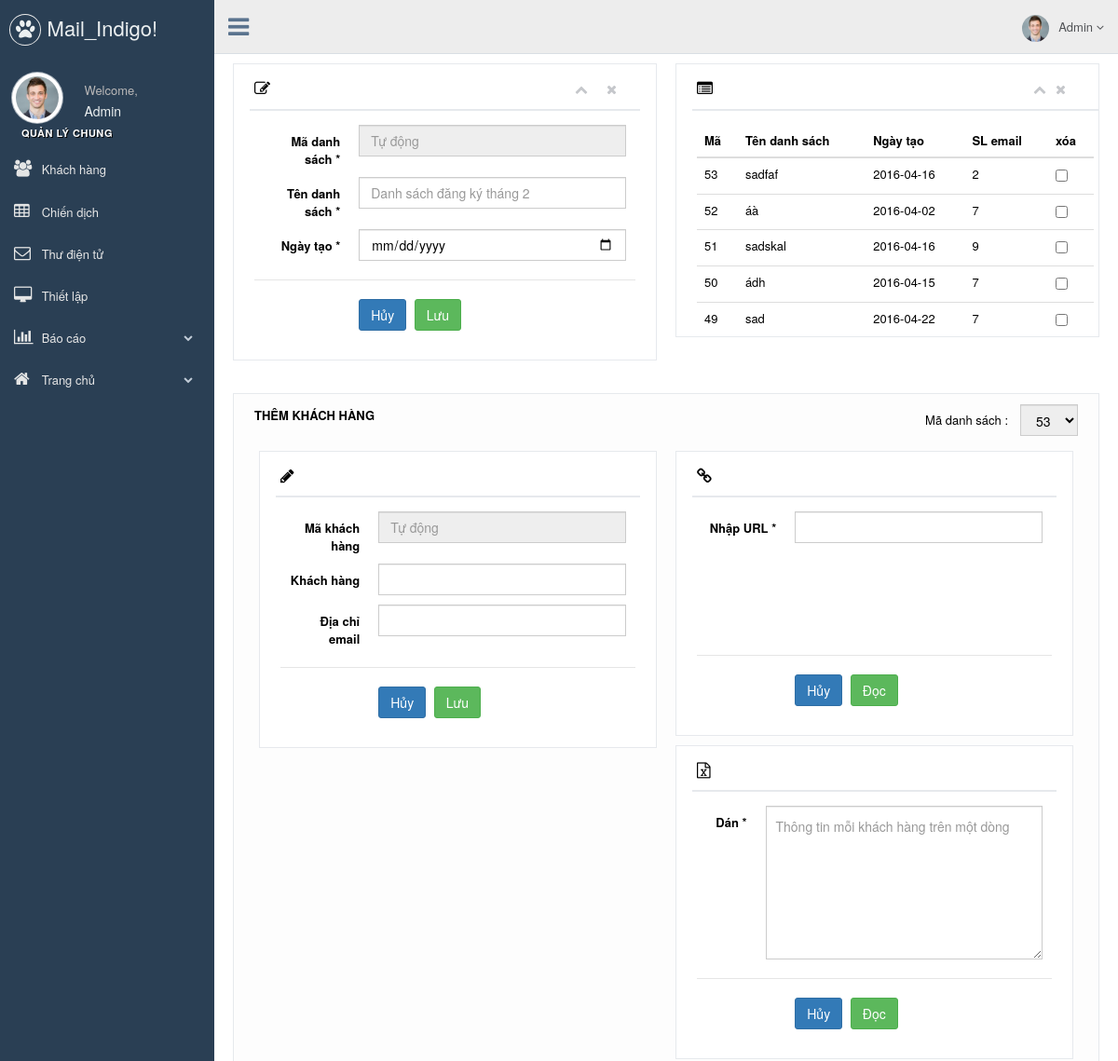
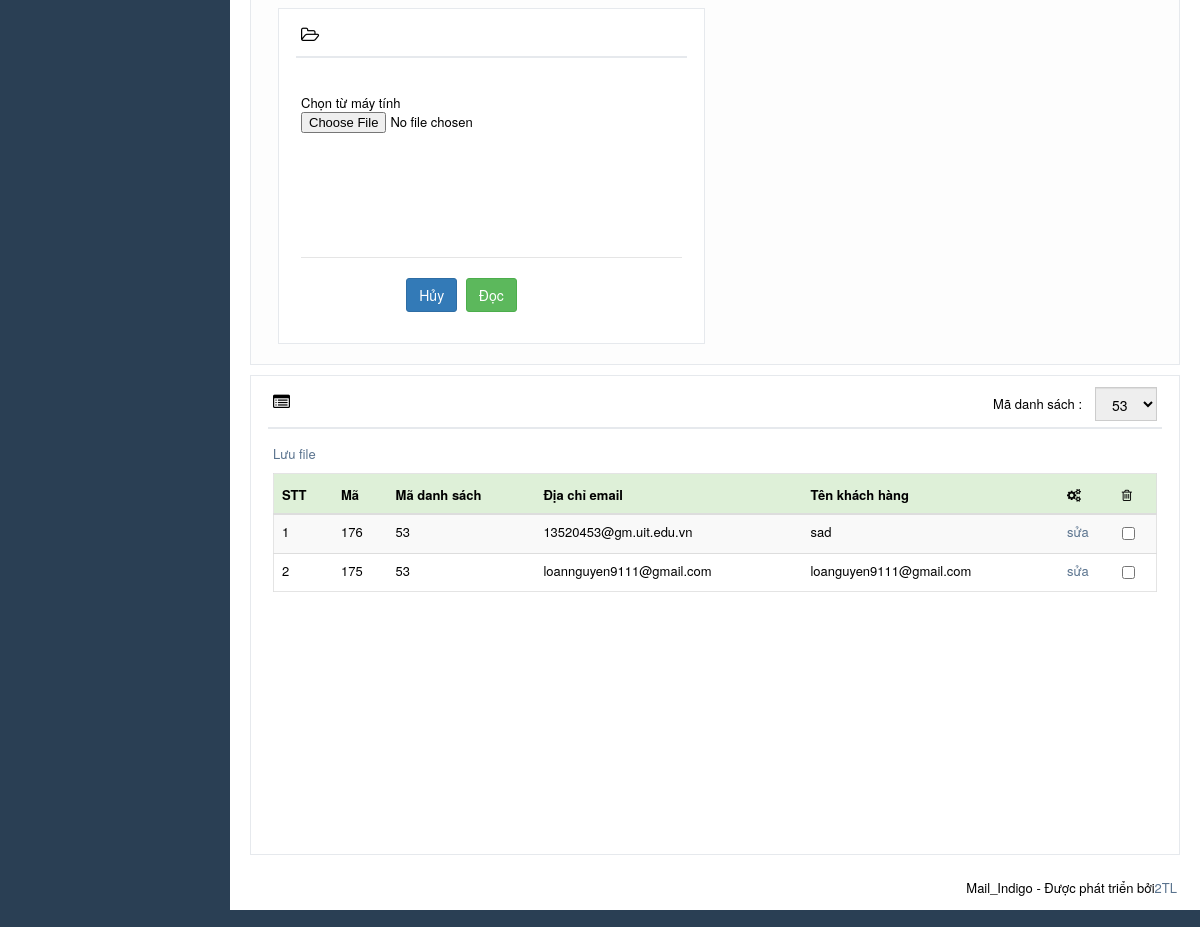
/index.php/khachhang_controllers/load, run on the app's committed database (2 pictures, top to bottom).
### tables this page shows
CREATE TABLE `loaidanhsach` (
  `maLoai` int(11) NOT NULL,
  `tenloai` varchar(300) NOT NULL,
  `ngayTao` varchar(20) NOT NULL
);

CREATE TABLE `khachhang` (
  `maKhachHang` int(11) NOT NULL,
  `maLoaiKhachHang` int(11) NOT NULL,
  `tenKhachHang` varchar(70) DEFAULT NULL,
  `email` varchar(70) NOT NULL
);

### application/views/admin/customer_views.php (the view, shortened to what the rows shown need)
<!DOCTYPE html>
<html lang="en">
    <head>
    </head>
    <body class="nav-md">
        <div class="container body">
            <div class="main_container">
                <div class="bar_left_top">
                </div>
                <div class="right_col" role="main">
                    <div class="contet_main">
                        <div class="row">
                            <div class="col-md-6 col-sm-6 col-xs-12">
                                <div class="x_panel">
                                    <div class="x_title">
                                        <h2><i class="fa fa-pencil-square-o"></i><small> Tạo mới</small></h2>
                                    </div>
                                </div>
                            </div>
                            <div class="col-md-6 col-sm-6 col-xs-12">
                                <div class="x_panel" style="padding-right: 0;">
                                    <div class="x_title">
                                        <h2><i class="fa fa-list-alt"></i><small> Danh sách</small></h2>
                                    </div>
                                    <div class="x_content" style="overflow-x: hidden;height: 217px;">
                                        <table class="table table-hover">
                                            <thead>
                                                <tr>
                                                    <th>Mã</th>
                                                    <th>Tên danh sách</th>
                                                    <th>Ngày tạo</th>
                                                    <th>SL email</th>
                                                    <th>xóa</th>
                                                </tr>
                                            </thead>
                                            <tbody>
                                                <?php foreach ($ds1 as $r): ?>
                                                    <tr>
                                                        <td><?php echo $r['maLoai']; ?></td>
                                                        <td><?php echo $r['tenloai']; ?></td>
                                                        <td><?php echo $r['ngayTao']; ?></td>
                                                        <td><?php echo $r['num']; ?></td>
                                                        <td><input type="checkbox" class="xoaDanhSach" name="<?php echo $r['maLoai']; ?>" id="<?php echo $r['num']; ?>"></td>
                                                    </tr>
                                                <?php endforeach ?>
                                            </tbody>
                                        </table>
                                    </div>
                                </div>
                            </div>
                            <div class="col-md-12 col-sm-12 col-xs-12">
                                <div class="x_panel" style="margin-top: 25px; background-color: rgba(247, 247, 247, 0.31)">
                                    <div class="x_title" style="border-bottom:none">
                                        <h2 style="font-size:13px; font-weight:bold;overflow: inherit">THÊM KHÁCH HÀNG</h2>
                                    </div>
                                    <div class="col-md-6 col-sm-6 col-xs-12">
                                        <div class="x_panel">
                                            <div class="x_title">
                                                <h2><i class="fa fa-pencil"></i><small style="font-weight:100"> Nhập thủ công</small></h2>
                                            </div>
                                        </div>
                                    </div>
                                    <div class="col-md-6 col-sm-6 col-xs-12">
                                        <div class="x_panel">
                                            <div class="x_title">
                                                <h2 ><i class="fa fa-link"></i><small style="font-weight:100"> Thêm tự động</small></h2>
                                            </div>
                                        </div>
                                    </div>
                                    <div class="col-md-6 col-sm-6 col-xs-12">
                                        <div class="x_panel">
                                            <div class="x_title">
                                                <h2><i class="fa fa-file-excel-o"></i><small style="font-weight:100"> Sao chép và dán từ Excel</small> </h2>
                                            </div>
                                        </div>
                                    </div>
                                    <div class="col-md-6 col-sm-6 col-xs-12">
                                        <div class="x_panel">
                                            <div class="x_title">
                                                <h2><i class="fa fa-folder-open-o"></i><small style="font-weight:100"> Thêm TXT file</small> </h2>
                                            </div>
                                        </div>
                                    </div>
                                </div>
                            </div>
                            <div class="col-md-12 col-sm-12 col-xs-12">
                                <div class="x_panel">
                                    <div class="x_title">
                                        <h2><i class="fa fa-list-alt"></i><small> DANH SÁCH KHÁCH HÀNG</small></h2>
                                    </div>
                                    <div class="x_content" style="height: 400px; overflow-x: hidden">
                                        <table class="table table-striped responsive-utilities jambo_table bulk_action kh">
                                            <thead style="background-color: #DEF0D8;color: black; height: 40px">
                                                <tr class="headings">
                                                    <th class="column-title">STT </th>
                                                    <th class="column-title">Mã </th>
                                                    <th class="column-title">Mã danh sách</th>
                                                    <th class="column-title">Địa chỉ email</th>
                                                    <th class="column-title">Tên khách hàng</th>
                                                    <th class="column-title"><i class="fa fa-cogs"></i></th>
                                                    <th class="column-title"><i class="fa fa-trash-o"></i></th>
                                                </tr>
                                            </thead>
                                            <tbody>
                                                <?php
                                                $k = 1;
                                                foreach ($ds2 as $r):
                                                    ?>
                                                    <tr>
                                                        <td><?php
                                                            echo $k;
                                                            $k++;
                                                            ?></td>
                                                        <td><?php echo $r->maKhachHang; ?></td>
                                                        <td><?php echo $r->maLoaiKhachHang; ?></td>
                                                        <td><?php echo $r->email; ?></td>
                                                        <td><?php echo $r->tenKhachHang; ?></td>
                                                        <td><a href="#" data-toggle="modal" name="<?php echo $r->maKhachHang; ?>" data-target="#myModal" class="suaKhachHang">sửa</a></td>
                                                        <td><input type="checkbox" class="xoaKhachHang" name="<?php echo $r->maKhachHang; ?>"></td>
                                                    </tr>
                                                <?php endforeach ?>
                                            </tbody>
                                        </table>
                                    </div>
                                </div>
                            </div>
                        </div>
                    </div>
                </div>
            </div>
        </div>
    </body>
</html>

### data on the page
loaidanhsach: maLoai "53", tenloai "sadfaf", ngayTao "2016-04-16", num "2"
loaidanhsach: maLoai "52", tenloai "áà", ngayTao "2016-04-02", num "7"
loaidanhsach: maLoai "51", tenloai "sadskal", ngayTao "2016-04-16", num "9"
loaidanhsach: maLoai "50", tenloai "ádh", ngayTao "2016-04-15", num "7"
loaidanhsach: maLoai "49", tenloai "sad", ngayTao "2016-04-22", num "7"
khachhang: maKhachHang "176", maLoaiKhachHang "53", email "13520453@gm.uit.edu.vn", tenKhachHang "sad"
khachhang: maKhachHang "175", maLoaiKhachHang "53", email "loannguyen9111@gmail.com", tenKhachHang "loanguyen9111@gmail.com"

### other printed values
form field value "53"
